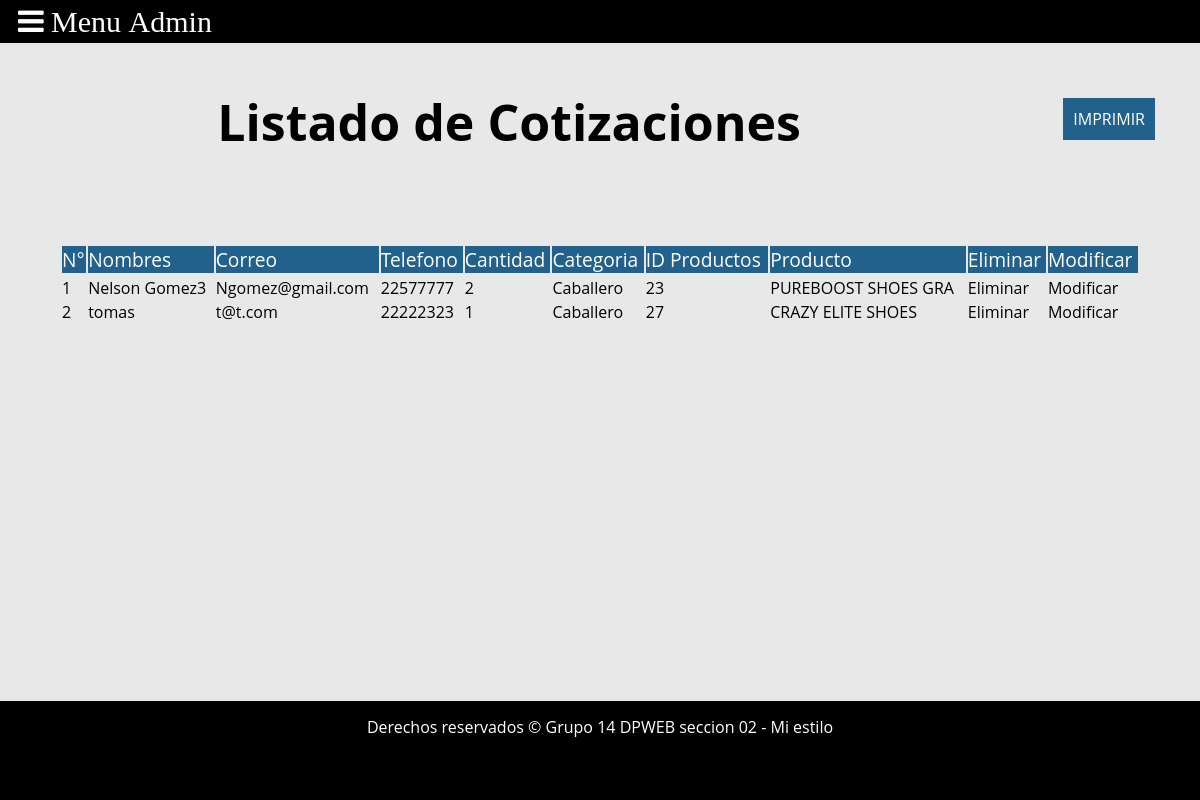
Page /iniciarSecion/admin/ListaCotizaciones.php (signed in) on the committed database.
### tables this page shows
CREATE TABLE `cotizacion` (
  `idCotizacion` int(11) NOT NULL,
  `Nombres` varchar(30) NOT NULL,
  `Correo` varchar(60) NOT NULL,
  `Telefono` int(11) NOT NULL,
  `idProducto` int(11) NOT NULL,
  `cantidad` int(11) NOT NULL,
  `estado` char(1) NOT NULL DEFAULT 'A'
);

CREATE TABLE `categorias` (
  `idCategoria` int(11) NOT NULL,
  `Categorias` varchar(20) NOT NULL
);

CREATE TABLE `productos` (
  `idProductos` int(11) NOT NULL,
  `Nombre` varchar(20) NOT NULL,
  `idCategoria` int(11) NOT NULL,
  `Descripcion` varchar(50) NOT NULL,
  `Precio` double NOT NULL,
  `imagen` varchar(200) NOT NULL,
  `Unidades` int(11) NOT NULL,
  `estado` char(1) NOT NULL DEFAULT 'A'
);

### iniciarSecion/admin/ListaCotizaciones.php (the view, shortened to what this page needs)
<?php
require ('conexion.php');
$sql="SELECT idCotizacion, Nombres, Correo, Telefono, cantidad,Categorias,idProductos, Nombre FROM `cotizacion` INNER JOIN productos on cotizacion.idProducto = productos.idProductos INNER JOIN categorias on productos.idCategoria = categorias.idCategoria where cotizacion.estado='A'";
$consulta=mysqli_query($misql,$sql);
?>
<!DOCTYPE html>
<html lang="es">
<head>
	<link rel="stylesheet" href="css/estilos.css"/>
	<link rel="stylesheet" href="css/font-awesome.css"/>
</head>
<body>
<header>
    <span id="button-menu" class="fa fa-bars"> Menu Admin</span>
</header>
	<br>
    <br>
    <br>
    <br>
    <div class="enlace-pdf">
      <a href="reporteCotizacion.php" >Imprimir</a>
    </div>
	<section id="caja_p">
<center>
  <h2 style="font-size: 50px">Listado de Cotizaciones</h2>
    <br>
    <br>
    <br>
    <br>
    <table  width="90%" style="border: 1px " >
                 <tr bgcolor=" #21618c" style="color: white; font-size: larger; ">
                     <td>N°</td>
                     <td>Nombres</td>
                     <td>Correo</td>
                     <td>Telefono</td>
                     <td>Cantidad</td>
                     <td>Categoria</td>
                     <td>ID Productos</td>
                     <td>Producto</td>
                     <td>Eliminar</td>
                     <td>Modificar</td>
                 </tr>
                 <tr style="color: white; font-size: larger; " >
                     <?php
                     while($registro=mysqli_fetch_array($consulta))
                     {
                     echo "<tr>";
                     echo "<td>".$registro['idCotizacion']."</td>";
                     echo "<td>".$registro['Nombres']."</td>";
                     echo "<td>".$registro['Correo']."</td>";
                         echo "<td>".$registro['Telefono']."</td>";
                         echo "<td>".$registro['cantidad']."</td>";
                         echo "<td>".$registro['Categorias']."</td>";
                         echo "<td>".$registro['idProductos']."</td>";
                         echo "<td>".$registro['Nombre']."</td>";
                         echo "<td>"."<a class='mantenimiento' href='EliminarCotizacion.php?codigo=".$registro['idCotizacion']."'> Eliminar</a>"."</td>";
                         echo "<td>"."<a class='mantenimiento' href='modificarCotizacion.php?codigo=".$registro['idCotizacion']."'>Modificar</a>"."</td>";
                     echo "</tr>";
                 }
                 ?>
                 </tr>
             </table>
</center>
	</section>
	<footer>
		<p>Derechos reservados &#169; Grupo 14 DPWEB seccion 02 - Mi estilo</p>
        <br>
        <a href="#"><img src="img/002-boton-de-logo-del-twitter.png" alt="Twitter logo" class="social-icon"></a>
        <a href="#"><img src="img/005-boton-del-logo-de-facebook.png" alt="Facebook logo" class="social-icon"></a>
	</footer>
</body>
</html>

### iniciarSecion/admin/css/estilos.css (style rules this page uses)
* { margin: 0; padding: 0; box-sizing: border-box; }
body { font-family: 'Open sans'; background: #E8E8E8; height: 750px; }
header { position: fixed; width: 100%; top: 0; left: 0; padding: 0.5%; background: #000; }
header #button-menu { font-size: 30px; margin-left: 1%; color: #fff; cursor: pointer; }
.mantenimiento { color: #000000; font-style: unset; text-decoration: none; }
div.enlace-pdf { float: right; margin: 10px 25px; padding: 10px 20px; }
div.enlace-pdf a { background-color: #21618c; color: #ffffff; padding: 10px; text-decoration: none; text-transform: uppercase; }
footer { width: 100%; bottom: 0; position: fixed; left: 0; background: #000; padding: 15px; text-align: center; color: #fff; }
.social-icon { align-items: right; width: 20px; height: 20px; margin: 0 5px; }

### rows in the picture
cotizacion: idCotizacion "1", Nombres "Nelson Gomez3", Correo "Ngomez@gmail.com", Telefono "22577777", cantidad "2", categorias.Categorias "Caballero", idProducto.idProductos "23", idProducto.Nombre "PUREBOOST SHOES GRA"
cotizacion: idCotizacion "2", Nombres "tomas", Correo "t@t.com", Telefono "22222323", cantidad "1", categorias.Categorias "Caballero", idProducto.idProductos "27", idProducto.Nombre "CRAZY ELITE SHOES"
